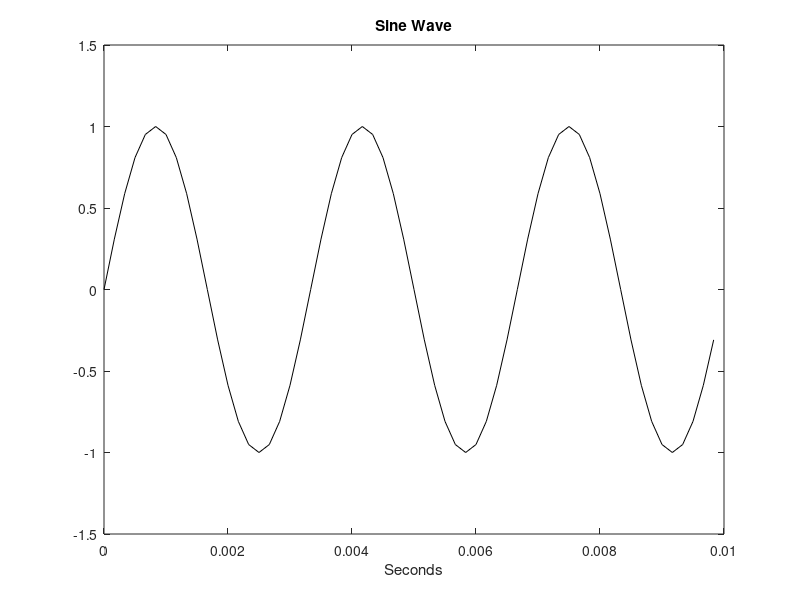

Recreate this plot in MATLAB.
% Sine wave sound
fy = 300;             	% Signal frequency in Hz
wy = 2 * pi * fy;       % Signal frequency in radians/sec
fs = 6000;              % Sampling frequency in Hz
tiv = 1 / fs;           % Time interval between samples
t = 0:tiv:(5-tiv);      % Time interval set (5 seconds)
y = sin(wy * t);        % Signal data set
sound(y, fs);           % Sound

t = 0:tiv:(0.01-tiv);   % Time interval set (0.01 seconds)
y = sin(wy * t);        % Signal data set

plot(t, y, 'k');        % Plot figure
axis([0 0.01 -1.5 1.5]);
xlabel('Seconds');
title('Sine Wave');
